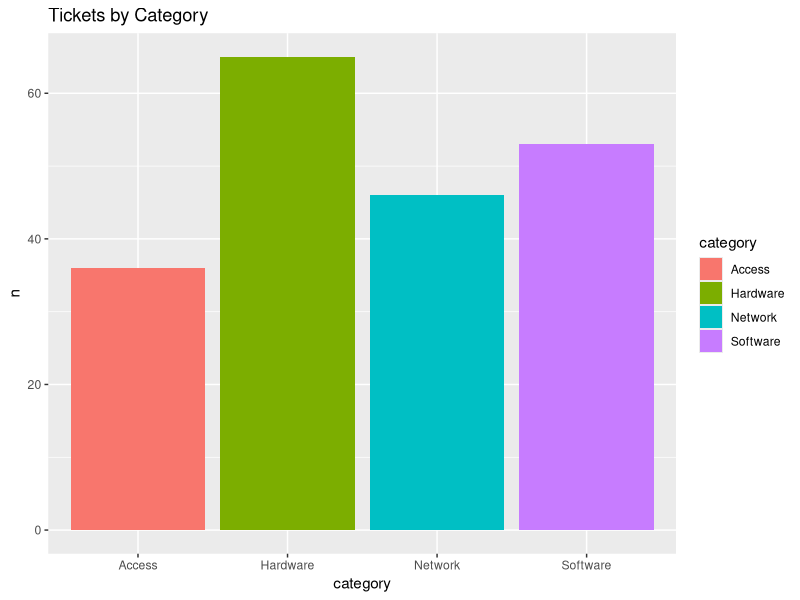

Here is the R script that generated this plot: (Note: this script raises an error after producing the figure.)
# =========================
# IT Support Ticket Analysis
# =========================

# Clean environment
rm(list = ls())

# Set working directory automatically (RProj)

# 📦 Load libraries
library(tidyverse)
library(lubridate)

# 📂 Load dataset
data <- read.csv("data/tickets.csv")

# 🔧 Data preparation
data <- data %>%
  mutate(
    date_opened = as.Date(date_opened),
    priority = factor(priority, levels = c("Low", "Medium", "High"))
  )

# =========================
# 📊 ANALYSIS
# =========================

# 🔹 Tickets by category
tickets_by_category <- data %>%
  count(category)

ggplot(tickets_by_category, aes(x = category, y = n, fill = category)) +
  geom_col() +
  labs(title = "Tickets by Category")

ggsave("charts/tickets_by_category.png")

# 🔹 Resolution time by priority
resolution_time <- data %>%
  group_by(priority) %>%
  summarise(avg_time = mean(resolution_time_hours))

ggplot(resolution_time, aes(x = priority, y = avg_time, fill = priority)) +
  geom_col() +
  labs(title = "Resolution Time by Priority")

ggsave("charts/resolution_time_by_priority.png")

# 🔹 Top issues
top_issues <- data %>%
  count(issue_type, sort = TRUE)

ggplot(top_issues, aes(x = reorder(issue_type, n), y = n)) +
  geom_col(fill = "steelblue") +
  coord_flip() +
  labs(title = "Top Issues")

ggsave("charts/top_issues.png")

# =========================
# ✅ END OF SCRIPT
# =========================
